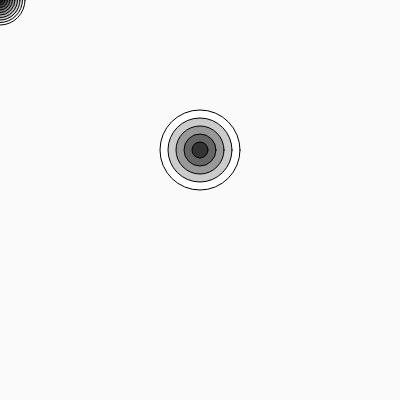
Frame 1 (no input)
Frame 60 (no input): identical to frame 1, image omitted
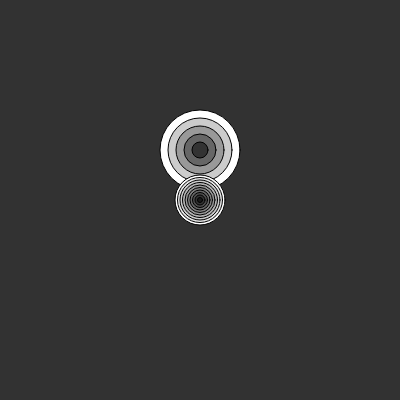
Frame 120 (the mouse pressed at the canvas centre since frame 60)

The p5.js sketch that drew these frames (run headless with seeded random() and noise() and a simulated clock; from frame 60 on, the mouse is pressed at the canvas centre):

// p5.js sketch
// ── sketch.js
var backgroundColor = 0;
var target1X = 200;
var target1Y = 150;

function setup() {
  createCanvas(400, 400);
}

function draw() {
  backgroundColor = getDistance(target1X, target1Y, mouseX, mouseY);
  background(backgroundColor);

  drawTarget(target1X, target1Y, 5, 80);

  drawTarget(mouseX, mouseY, 10, 50);
}

function drawTarget(x, y, numOfCircles, targetSize, targetHue) {
  for (var i=numOfCircles; i>0; i--) {
    var step = i/numOfCircles; // range from 1 to 0.
    fill(step*255);
    var size = targetSize * step;
    ellipse(x, y, size, size );
  }
}

function getDistance(x1, y1, x2, y2) {
  var dx = x1 - x2;
  var dy = y1 - y2;
  var result = Math.sqrt(dx*dx + dy*dy);
  return result;
}
